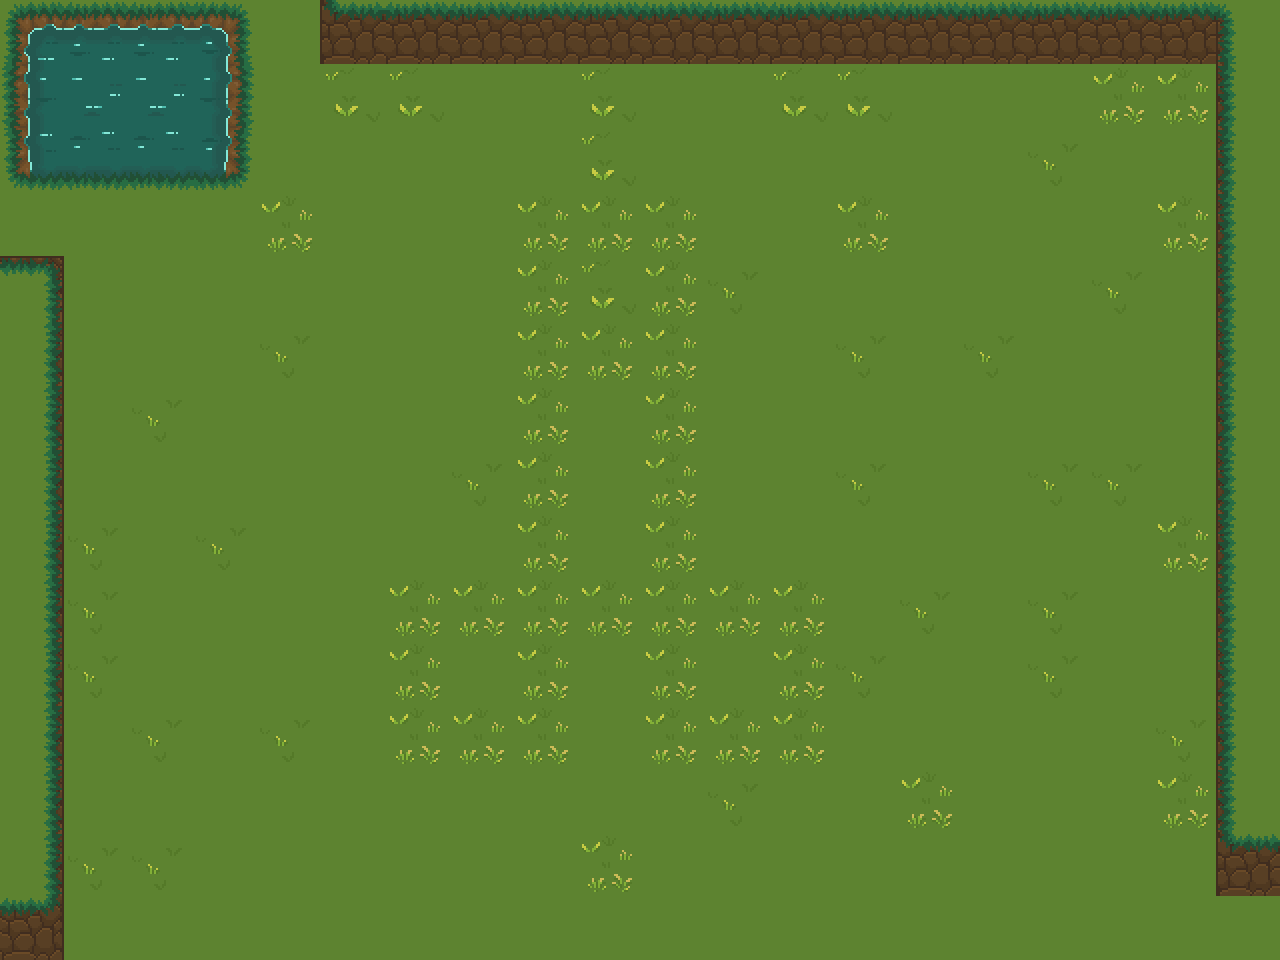

Rendered tile map (Tiled .tmx) drawn with the repository's tilesets; below, a short description and the full map source, tile grids included:
An orthogonal 20x15 tile map with 64x64 px tiles, 1 tile layer (BG), 3 tilesets.

<map version="1.10" tiledversion="1.11.2" orientation="orthogonal" renderorder="right-down" width="20" height="15" tilewidth="64" tileheight="64" infinite="0" nextlayerid="3" nextobjectid="1">
 <tileset firstgid="1" source="GrassTileSet.tsx" />
 <tileset firstgid="5" source="CliffTileSet.tsx" />
 <tileset firstgid="20" source="WaterTileset.tsx" />
 <layer id="1" name="BG" width="20" height="15">
  <data encoding="csv">
29,20,20,32,1,15,16,16,16,16,16,16,16,16,16,16,16,16,16,18,
36,68,68,40,1,3,3,1,1,3,1,1,3,3,1,1,1,4,4,10,
60,24,24,64,1,1,1,1,1,3,1,1,1,1,1,1,2,1,1,10,
1,1,1,1,4,1,1,1,4,4,4,1,1,4,1,1,1,1,4,10,
7,1,1,1,1,1,1,1,4,3,4,2,1,1,1,1,1,2,1,10,
12,1,1,1,2,1,1,1,4,4,4,1,1,2,1,2,1,1,1,10,
12,1,2,1,1,1,1,1,4,1,4,1,1,1,1,1,1,1,1,10,
12,1,1,1,1,1,1,2,4,1,4,1,1,2,1,1,2,2,1,10,
12,2,1,2,1,1,1,1,4,1,4,1,1,1,1,1,1,1,4,10,
12,2,1,1,1,1,4,4,4,4,4,4,4,1,2,1,2,1,1,10,
12,2,1,1,1,1,4,1,4,1,4,1,4,2,1,1,2,1,1,10,
12,1,2,1,2,1,4,4,4,1,4,4,4,1,1,1,1,1,2,10,
12,1,1,1,1,1,1,1,1,1,1,2,1,1,4,1,1,1,4,10,
12,2,2,1,1,1,1,1,1,4,1,1,1,1,1,1,1,1,1,15,
17,1,1,1,1,1,1,1,1,1,1,1,1,1,1,1,1,1,1,1
</data>
 </layer>
 <objectgroup id="2" name="Collision" />
</map>